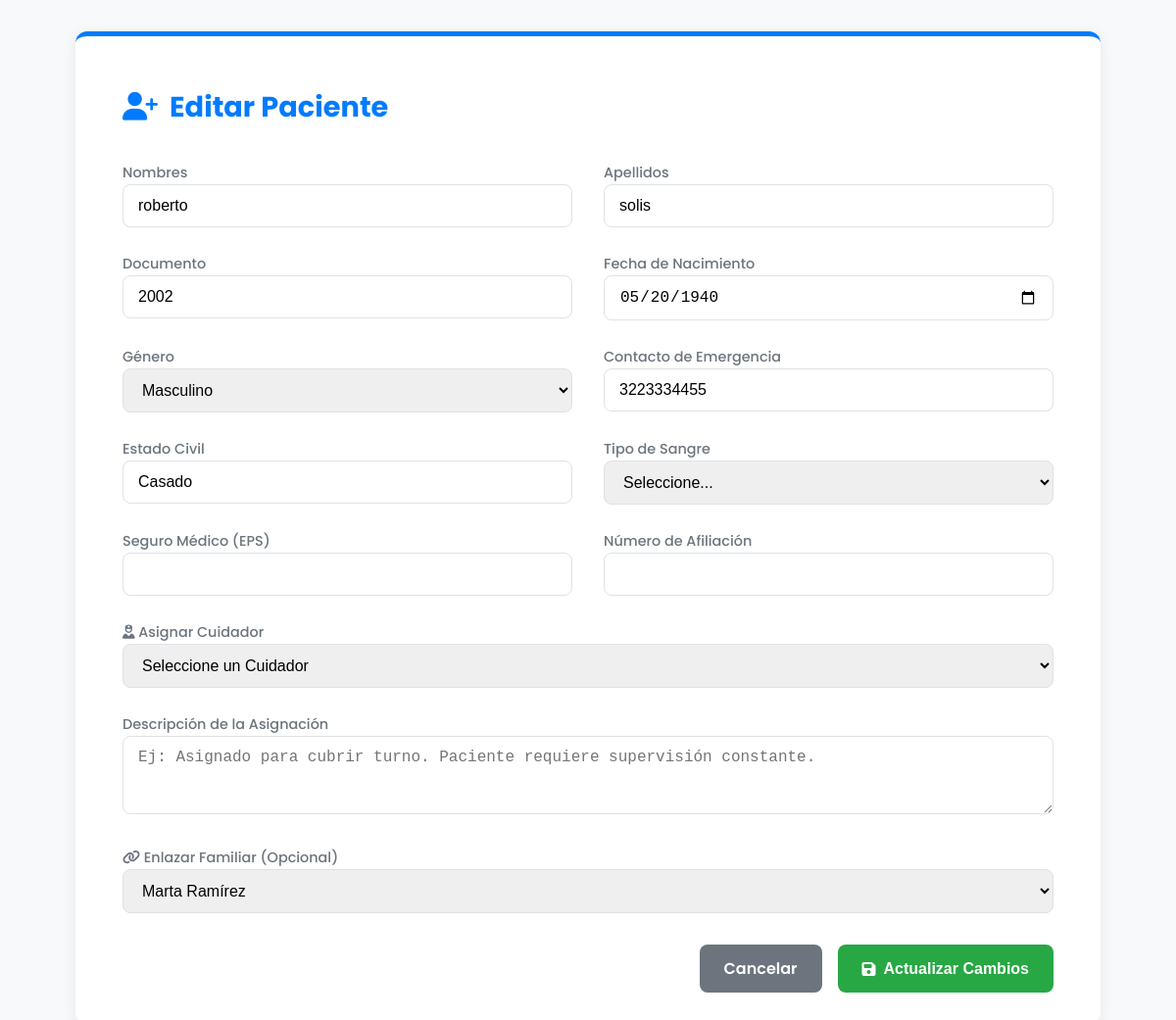
The page /views/admin/html_admin/agregar_paciente.php?id=2 (signed in) on the database its author committed.
### tables this page shows
create table tb_paciente (
    id_paciente int primary key auto_increment,
    documento_identificacion int not null unique,
    nombre varchar(50) not null,
    apellido varchar(50) not null,
    fecha_nacimiento date not null,
    genero enum('Masculino','Femenino') not null,
    contacto_emergencia varchar(20) not null,
    estado_civil varchar(30) not null,
    tipo_sangre enum('A+','A-','B+','B-','AB+','AB-','O+','O-') not null,
    seguro_medico varchar(100) null,
    numero_seguro varchar(50) null,
    id_usuario_familiar int null,
    estado enum('Activo','Inactivo') default 'Activo'
);

create table tb_usuario (
    id_usuario int primary key auto_increment,
    tipo_documento enum('CC','CE','PA') not null,
    documento_identificacion int not null unique,
    nombre varchar(50) not null,
    apellido varchar(50) not null,
    direccion varchar(250) not null,
    correo_electronico varchar(100) not null unique,
    contraseña varchar(255) not null,
    estado enum('Activo','Inactivo') default 'Activo',
    id_rol int not null,
     
    fecha_contratacion date null,
    tipo_contrato varchar(50) null,
    contacto_emergencia varchar(20) null,
    fecha_nacimiento date null,
     
    parentesco varchar(50) null
);

### models/clases/pacientes.php (called while the page is built, shortened)
<?php
class Paciente {
    private $conn;
    public function __construct() {
        require(__DIR__ . '/../data_base/database.php');
        $this->conn = $conn;
    }
    public function obtenerPorId($id_paciente) {
        try {
            $query = $this->conn->prepare("SELECT * FROM tb_paciente WHERE id_paciente = ?");
            $query->execute([$id_paciente]);
            return $query->fetch(PDO::FETCH_ASSOC);
        } catch (Exception $e) {
            throw new Exception("Error al obtener paciente por ID: " . $e->getMessage());
        }
    }
}
?>

### models/clases/usuario.php (called while the page is built, shortened)
<?php
    class usuario{
        protected $conn;
        public function __construct() {
            include(__DIR__ . '/../data_base/database.php');
            $this->conn = $conn;
        }
        public function obtenerUsuariosPorRol($nombre_rol) {
            try {
                $query = $this->conn->prepare("
                    SELECT u.id_usuario, u.nombre, u.apellido
                    FROM tb_usuario u
                    JOIN tb_rol r ON u.id_rol = r.id_rol
                    WHERE r.nombre_rol = ? AND u.estado = 'Activo'
                    ORDER BY u.apellido, u.nombre
                ");
                $query->execute([$nombre_rol]);
                return $query->fetchAll(PDO::FETCH_ASSOC);
            } catch (Exception $e) {
                error_log("Error al obtener usuarios por rol: " . $e->getMessage());
                return [];
            }
        }
    }
?>

### views/admin/html_admin/agregar_paciente.php (the view, shortened to what this page needs)
<?php
require_once __DIR__ . '/../../../models/clases/pacientes.php';
require_once __DIR__ . '/../../../models/clases/usuario.php';
$user_model = new usuario();
$lista_familiares = $user_model->obtenerUsuariosPorRol('Familiar');
$modo_edicion = false;
$datos_paciente = [];
if (isset($_GET['id']) && is_numeric($_GET['id'])) {
    $modo_edicion = true;
    $pacienteModel = new Paciente();
    $datos_paciente = $pacienteModel->obtenerPorId($_GET['id']);
}
?>
<!DOCTYPE html>
<html lang="es">
<head>
    <link rel="stylesheet" href="https://cdnjs.cloudflare.com/ajax/libs/font-awesome/6.1.1/css/all.min.css">
</head>
<body>
    <div class="container">
        <h1><i class="fas fa-user-plus"></i> <?= $modo_edicion ? 'Editar Paciente' : 'Registrar Paciente' ?></h1>
        <form action="../../../controllers/admin/paciente_controller.php" method="POST">
            <div class="form-grid">
                <div class="form-group"><label>Nombres</label><input type="text" name="nombre" value="<?= htmlspecialchars($datos_paciente['nombre'] ?? '') ?>" required></div>
                <div class="form-group"><label>Apellidos</label><input type="text" name="apellido" value="<?= htmlspecialchars($datos_paciente['apellido'] ?? '') ?>" required></div>
                <div class="form-group"><label>Documento</label><input type="number" name="documento_identificacion" value="<?= htmlspecialchars($datos_paciente['documento_identificacion'] ?? '') ?>" required></div>
                <div class="form-group"><label>Fecha de Nacimiento</label><input type="date" name="fecha_nacimiento" value="<?= htmlspecialchars($datos_paciente['fecha_nacimiento'] ?? '') ?>" required></div>
                <div class="form-group"><label>Género</label><select name="genero" required><option value="Masculino" <?= (($datos_paciente['genero'] ?? '') == 'Masculino') ? 'selected' : '' ?>>Masculino</option></select></div>
                <div class="form-group"><label>Contacto de Emergencia</label><input type="text" name="contacto_emergencia" value="<?= htmlspecialchars($datos_paciente['contacto_emergencia'] ?? '') ?>" required></div>
                <div class="form-group"><label>Estado Civil</label><input type="text" name="estado_civil" value="<?= htmlspecialchars($datos_paciente['estado_civil'] ?? '') ?>" required></div>
                <div class="form-group"><label>Tipo de Sangre</label><select name="tipo_sangre" required><option value="">Seleccione...</option></select></div>
                <div class="form-group"><label>Seguro Médico (EPS)</label><input type="text" name="seguro_medico" value="<?= htmlspecialchars($datos_paciente['seguro_medico'] ?? '') ?>"></div>
                <div class="form-group"><label>Número de Afiliación</label><input type="text" name="numero_seguro" value="<?= htmlspecialchars($datos_paciente['numero_seguro'] ?? '') ?>"></div>
                <div class="form-group full-width">
                    <label for="id_usuario_cuidador"><i class="fas fa-user-nurse"></i> Asignar Cuidador</label>
                    <select name="id_usuario_cuidador" id="id_usuario_cuidador" required>
                        <option value=""> Seleccione un Cuidador </option>
                    </select>
                </div>
                <div class="form-group full-width">
                    <label for="descripcion_asignacion">Descripción de la Asignación</label>
                    <textarea name="descripcion_asignacion" id="descripcion_asignacion" rows="3" placeholder="Ej: Asignado para cubrir turno. Paciente requiere supervisión constante."><?= htmlspecialchars($asignacion_activa['descripcion'] ?? '') ?></textarea>
                </div>
                <div class="form-group full-width">
                    <label for="id_usuario_familiar"><i class="fas fa-link"></i> Enlazar Familiar (Opcional)</label>
                    <select name="id_usuario_familiar" id="id_usuario_familiar">
                        <?php foreach ($lista_familiares as $familiar):?>
                            <option value="<?=$familiar['id_usuario']?>" <?= (isset($datos_paciente['id_usuario_familiar']) && $datos_paciente['id_usuario_familiar'] == $familiar['id_usuario']) ? 'selected' : '' ?>>
                                <?= htmlspecialchars($familiar['nombre'].' '.$familiar['apellido']) ?>
                            </option>
                        <?php endforeach;?>
                    </select>
                </div>
            </div>
            <div class="toolbar">
                <a href="admin_pacientes.php" class="btn btn-secondary">Cancelar</a>
                <button type="submit" class="btn btn-primary"><i class="fas fa-save"></i> <?= $modo_edicion ? 'Actualizar Cambios' : 'Guardar Paciente' ?></button>
            </div>
        </form>
    </div>
</body>
</html>

### views/admin/html_admin/agregar_paciente.php (style rules this page uses)
:root { --primary-color: #007bff; --light-gray: #f8f9fa; --medium-gray: #dee2e6; --dark-gray: #6c757d; --text-color: #212529; --white: #ffffff; --shadow: 0 4px 15px rgba(0, 0, 0, 0.08); --success-color: #28a745; }
body { font-family: 'Poppins', sans-serif; background-color: var(--light-gray); margin: 0; padding: 2rem; }
.container { max-width: 950px; margin: 0 auto; background: var(--white); padding: 2rem 3rem; border-radius: 12px; box-shadow: var(--shadow); border-top: 5px solid var(--primary-color); }
h1 { font-size: 1.8rem; margin-bottom: 2rem; display: flex; align-items: center; gap: 12px; color: var(--primary-color); }
.form-grid { display: grid; grid-template-columns: 1fr 1fr; gap: 1.5rem 2rem; }
.form-group label { margin-bottom: 8px; font-weight: 500; color: var(--dark-gray); font-size: 0.9rem; }
input, select, textarea { width: 100%; padding: 12px 15px; border: 1px solid var(--medium-gray); border-radius: 8px; font-size: 1rem; box-sizing: border-box; }
textarea { resize: vertical; min-height: 80px; }
.full-width { grid-column: 1 / -1; }
.toolbar { margin-top: 2rem; display: flex; justify-content: flex-end; gap: 1rem; }
.btn { padding: 12px 25px; border: none; border-radius: 8px; font-size: 1rem; font-weight: 600; cursor: pointer; text-decoration: none; display: inline-flex; align-items: center; gap: 8px; }
.btn-primary { background: var(--success-color); color: var(--white); }
.btn-secondary { background-color: var(--dark-gray); color: var(--white); }

### rows shown on the page
tb_paciente: nombre "roberto", apellido "solis", documento_identificacion "2002", fecha_nacimiento "05/20/1940", genero "Masculino", contacto_emergencia "3223334455", estado_civil "Casado", id_usuario_familiar "Marta Ramírez"
